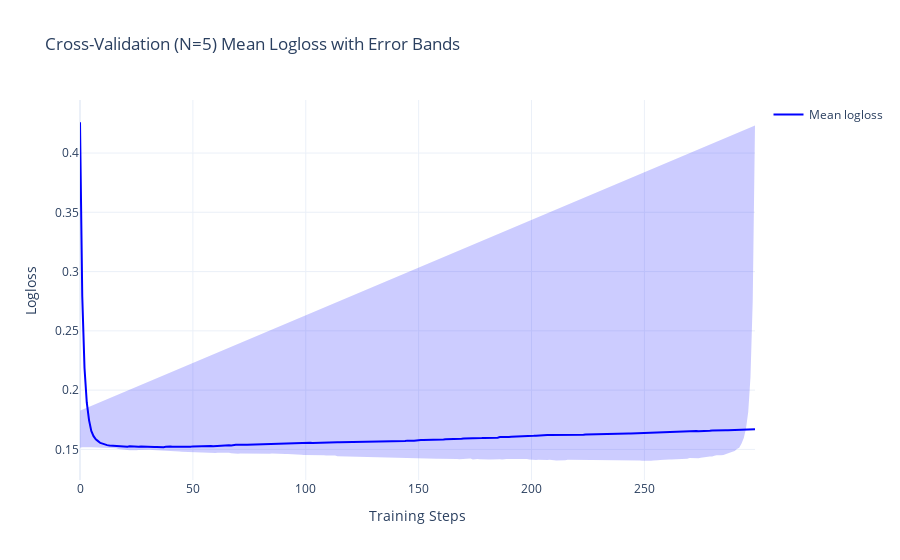
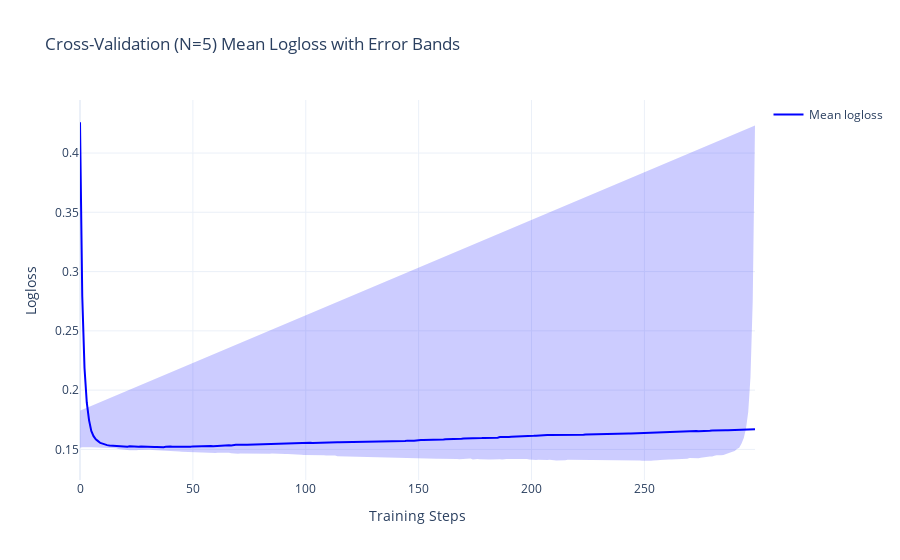

Source (notebook cell) for these figures, in order:
### Code cell
plot_error_scatter(
    df_plot=cv_results,
    x="iterations",
    y="test-Logloss-mean",
    err="test-Logloss-std",
    name="Mean logloss",
    title="Cross-Validation (N=5) Mean Logloss with Error Bands",
    xtitle="Training Steps",
    ytitle="Logloss",
)

### Figure 1 — Plotly figure (JSON) as saved in the notebook; plotly's stock layout.template omitted (floating-point values rounded to 4 significant figures; data arrays with more than 128 entries replaced by an {"elided": "..."} marker saying what was removed)
{"data": [{"line": {"color": "blue"}, "mode": "lines", "name": "Mean logloss", "type": "scatter", "x": {"elided": "300 int values"}, "y": {"elided": "300 float values"}}, {"fill": "toself", "fillcolor": "rgba(0, 0, 255, 0.2)", "line": {"color": "rgba(255, 255, 255, 0)"}, "showlegend": false, "type": "scatter", "x": {"elided": "600 float values"}, "y": {"elided": "600 float values"}}], "layout": {"title": {"text": "Cross-Validation (N=5) Mean Logloss with Error Bands"}, "xaxis": {"title": {"text": "Training Steps"}}, "yaxis": {"title": {"text": "Logloss"}}}}

### Figure 2 — Plotly figure (JSON) as saved in the notebook; plotly's stock layout.template omitted (floating-point values rounded to 4 significant figures; data arrays with more than 128 entries replaced by an {"elided": "..."} marker saying what was removed)
{"data": [{"line": {"color": "blue"}, "mode": "lines", "name": "Mean logloss", "type": "scatter", "x": {"elided": "300 int values"}, "y": {"elided": "300 float values"}}, {"fill": "toself", "fillcolor": "rgba(0, 0, 255, 0.2)", "line": {"color": "rgba(255, 255, 255, 0)"}, "showlegend": false, "type": "scatter", "x": {"elided": "600 float values"}, "y": {"elided": "600 float values"}}], "layout": {"title": {"text": "Cross-Validation (N=5) Mean Logloss with Error Bands"}, "xaxis": {"title": {"text": "Training Steps"}}, "yaxis": {"title": {"text": "Logloss"}}}}
